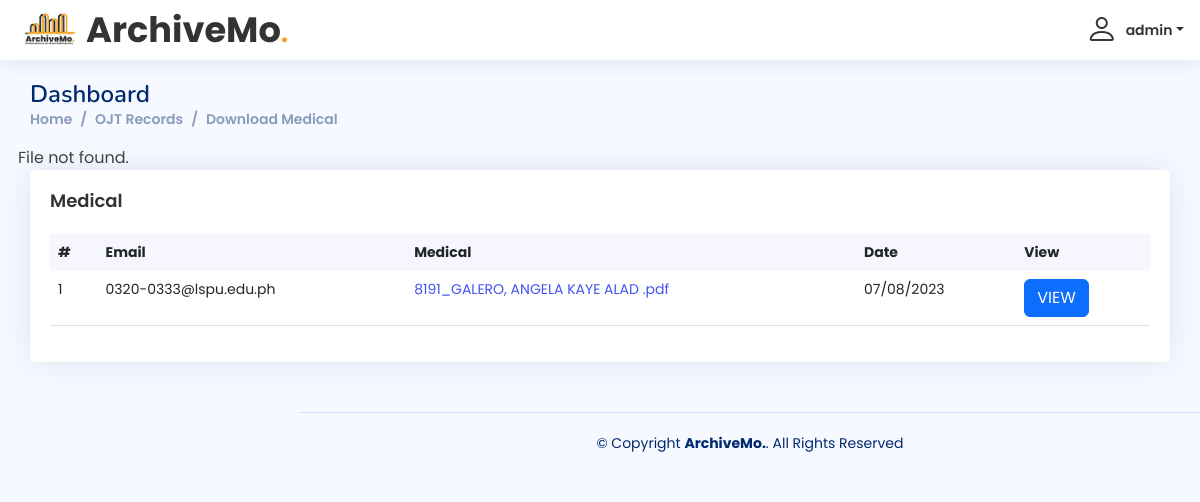
/admin/medical-dashboard.php?id=1 (signed in), run on an earlier commit of the app's database.
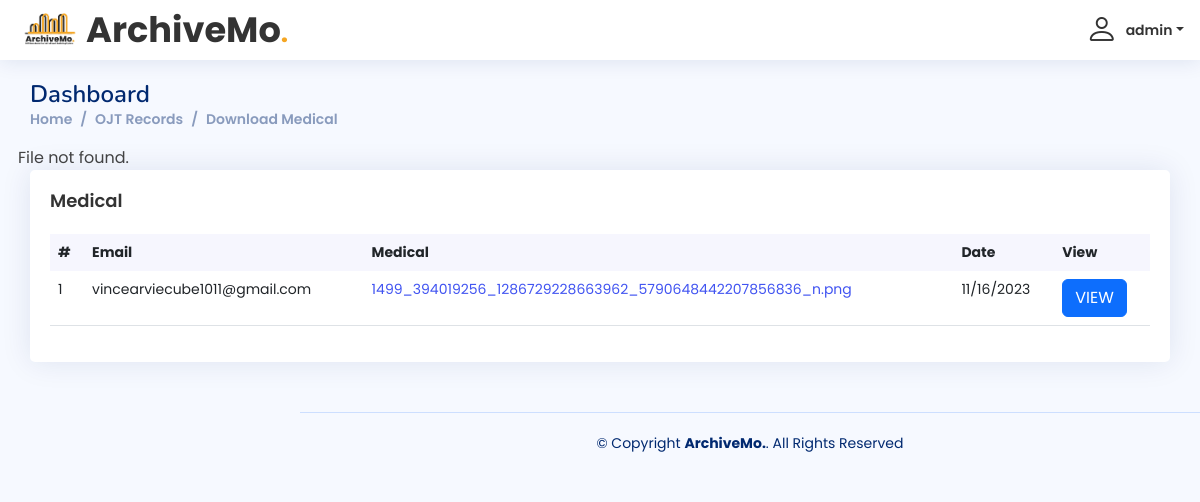
And on a later commit of the database.
### tables this page shows
CREATE TABLE `medical` (
  `id` int(11) NOT NULL,
  `email` text NOT NULL,
  `medical_cert` text NOT NULL,
  `date` text NOT NULL
);

### admin/medical-dashboard.php (the view, shortened to what this page needs)
<?php
include 'dbconn.php';
?>
<!DOCTYPE html>
<html lang="en">
<head>
  <link href="assets/vendor/bootstrap/css/bootstrap.min.css" rel="stylesheet">
  <link href="assets/vendor/bootstrap-icons/bootstrap-icons.css" rel="stylesheet">
  <link href="assets/vendor/boxicons/css/boxicons.min.css" rel="stylesheet">
  <link href="assets/vendor/quill/quill.snow.css" rel="stylesheet">
  <link href="assets/vendor/quill/quill.bubble.css" rel="stylesheet">
  <link href="assets/vendor/remixicon/remixicon.css" rel="stylesheet">
  <link href="assets/vendor/simple-datatables/style.css" rel="stylesheet">
  <link href="assets/css/style.css" rel="stylesheet">
</head>
<body>
  <header id="header" class="header fixed-top d-flex align-items-center">
    <div class="d-flex align-items-center justify-content-between">
      <a href="admin-index.php" class="logo d-flex align-items-center">
        <img src="img/logo3.png" alt="" style="width: auto; height: 60px">
        <span class="logo-name">ArchiveMo<span style="color: #F5A623; font-family: Poppins, sans-serif">.</span></span>
      </a>
    </div>
    <nav class="header-nav ms-auto">
      <ul class="d-flex align-items-center">
        <li class="nav-item dropdown pe-3">
          <a class="nav-link nav-profile d-flex align-items-center pe-0" href="#" data-bs-toggle="dropdown">
            <?php
            $email = $_SESSION['useremail'];
            $result = mysqli_query($conn, "SELECT * FROM admin WHERE username ='$email'");
            while ($row = mysqli_fetch_array($result)) {
            ?>
              <i class="bi bi-person" style="font-size: 2rem;"></i>
              <span class="d-none d-md-block dropdown-toggle ps-2"><?php echo $row["username"]; ?></span>
          </a>
            <?php
            }
            ?>
        </li>
      </ul>
    </nav>
  </header>
  <main id="main" class="main" style="margin-left: 0;">
    <div class="pagetitle">
      <h1>Dashboard</h1>
      <nav>
        <ol class="breadcrumb">
          <li class="breadcrumb-item"><a href="admin-index.php">Home</a></li>
          <li class="breadcrumb-item active"><a href="ojt-dashboard.php">OJT Records</a></li>
          <li class="breadcrumb-item">Download Medical</li>
        </ol>
      </nav>
    </div>
    <section class="section dashboard">
      <div class="row">
        <?php
        if (isset($_GET['id'])) {
          $id = $_GET['id'];
          $sql = "SELECT medical_cert FROM medical WHERE id = ?";
          $stmt = $conn->prepare($sql);
          $stmt->bind_param("i", $id);
          $stmt->execute();
          $result = $stmt->get_result();
          if ($result && $result->num_rows > 0) {
            $row = $result->fetch_assoc();
            $filename = $row['medical_cert'];
            $file = '../images/pdf/' . $filename;
            if (file_exists($file)) {
              header('Content-Type: application/octet-stream');
              header('Content-Disposition: attachment; filename="' . $filename . '"');
              header('Content-Length: ' . filesize($file));
              header('Pragma: public');
              header('Cache-Control: must-revalidate, post-check=0, pre-check=0');
              header('Expires: 0');
              ob_clean();
              flush();
              readfile($file);
              exit;
            } else {
              echo 'File not found.';
            }
          } else {
            echo 'Invalid file ID.';
          }
        }
        ?>
        <div class="col-12">
          <div class="card recent-sales overflow-auto">
            <div class="card-body">
              <h5 class="card-title">Medical</h5>
              <table class="table datatable">
                <thead>
                  <tr>
                    <th>#</th>
                    <th>Email</th>
                    <th>Medical</th>
                    <th>Date</th>
                    <th>View</th>
                  </tr>
                </thead>
                <tbody>
                  <?php
                  $result = mysqli_query($conn, "SELECT * FROM medical");
                  while ($row = mysqli_fetch_array($result)) {
                  ?>
                    <tr>
                      <td scope="row"><?php echo $row["id"]; ?></td>
                      <td scope="row"><?php echo $row["email"]; ?></td>
                      <td><a href="?id=<?php echo $row['id']; ?>"><?php echo $row['medical_cert']; ?></td>
                      <td scope="row"><?php echo $row["date"]; ?></td>
                      <td><a href="javascript:void(0);" class="btn btn-primary viewmodal" data-id="<?php echo $row['id']; ?>" data-waiver="<?php echo $row['medical_cert']; ?>">VIEW</a></td>
                    </tr>
                  <?php
                  }
                  ?>
                </tbody>
              </table>
            </div>
          </div>
        </div>
      </div>
    </section>
  </main>
  <footer id="footer" class="footer">
    <div class="copyright">
      &copy; Copyright <strong><span>ArchiveMo.</span></strong>. All Rights Reserved
    </div>
  </footer>
</body>
</html>

What changed in the data, as far as the page shows it:
changed medical id 1: email "0320-0333@lspu.edu.ph" → "vincearviecube1011@gmail.com"; medical_cert "8191_GALERO, ANGELA KAYE ALAD .pdf" → "1499_394019256_1286729228663962_5790648442207856836_n.png"; date "07/08/2023" → "11/16/2023"
